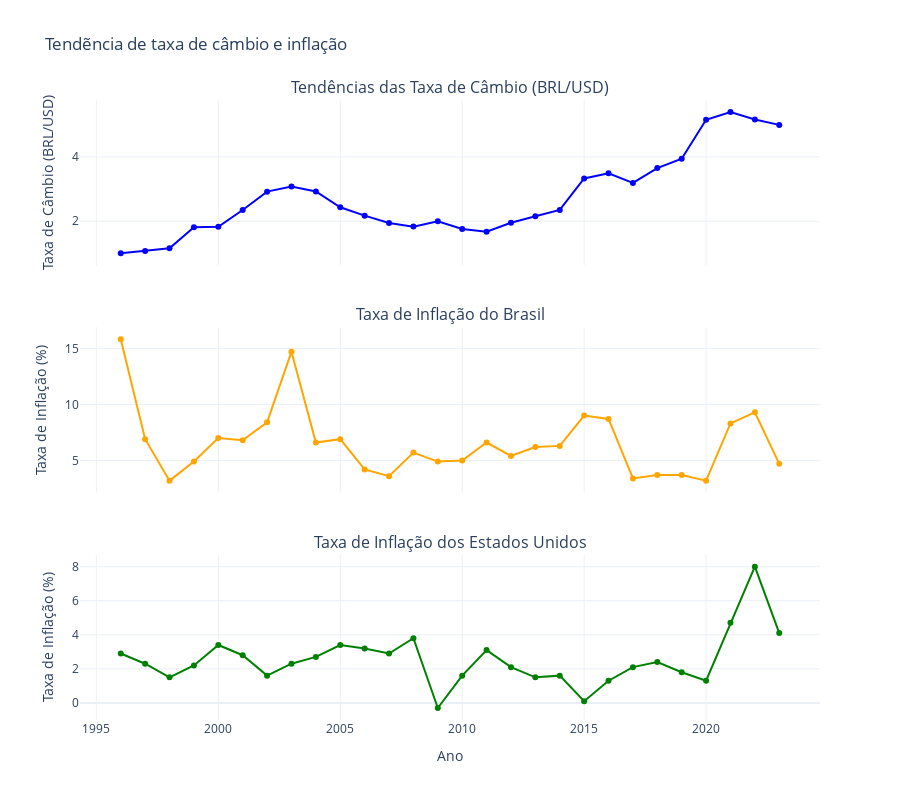

The notebook cell this image was saved under:
### Code cell
fig = make_subplots(
    rows=3, cols=1, shared_xaxes=True,
    vertical_spacing=0.1,
    subplot_titles=("Tendências das Taxa de Câmbio (BRL/USD)",
                    "Taxa de Inflação do Brasil",
                    "Taxa de Inflação dos Estados Unidos"))

fig.add_trace(go.Scatter(x=merged_df['Year'],
                          y=merged_df['Exchange Rate (BRL/USD)'],
                          mode='lines+markers',
                          marker=dict(color='blue'),
                          name='Taxa de Câmbio (BRL/USD)'),
                row=1, col=1)

fig.add_trace(go.Scatter(x=merged_df['Year'],
                          y=merged_df['Brazil Inflation Rate'],
                          mode='lines+markers',
                          marker=dict(color='orange'),
                          name='Taxa de Inflação da Brasil'),
               row=2, col=1)

fig.add_trace(go.Scatter(x=merged_df['Year'],
                          y=merged_df['United States Inflation Rate'],
                          mode='lines+markers',
                          marker=dict(color='green'),
                          name='Taxa de Inflação dos Estados Unidos'),
               row=3, col=1)

fig.update_layout(height=800,
                  width=900,
                  showlegend=False,
                  title_text="Tendẽncia de taxa de câmbio e inflação",
                  xaxis3_title="Ano",
                  template='plotly_white')

fig.update_yaxes(title_text="Taxa de Câmbio (BRL/USD)", row=1, col=1)
fig.update_yaxes(title_text="Taxa de Inflação (%)", row=2, col=1)
fig.update_yaxes(title_text="Taxa de Inflação (%)", row=3, col=1)

fig.show()

### Figure 1 — Plotly figure (JSON) as saved in the notebook; plotly's stock layout.template omitted (floating-point values rounded to 4 significant figures)
{"data": [{"marker": {"color": "blue"}, "mode": "lines+markers", "name": "Taxa de Câmbio (BRL/USD)", "type": "scatter", "x": [1996, 1997, 1998, 1999, 2000, 2001, 2002, 2003, 2004, 2005, 2006, 2007, 2008, 2009, 2010, 2011, 2012, 2013, 2014, 2015, 2016, 2017, 2018, 2019, 2020, 2021, 2022, 2023], "xaxis": "x", "y": [1.005, 1.078, 1.161, 1.815, 1.83, 2.35, 2.921, 3.078, 2.926, 2.435, 2.176, 1.948, 1.835, 1.998, 1.76, 1.675, 1.955, 2.158, 2.353, 3.332, 3.49, 3.192, 3.654, 3.945, 5.156, 5.395, 5.165, 4.995], "yaxis": "y"}, {"marker": {"color": "orange"}, "mode": "lines+markers", "name": "Taxa de Inflação da Brasil", "type": "scatter", "x": [1996, 1997, 1998, 1999, 2000, 2001, 2002, 2003, 2004, 2005, 2006, 2007, 2008, 2009, 2010, 2011, 2012, 2013, 2014, 2015, 2016, 2017, 2018, 2019, 2020, 2021, 2022, 2023], "xaxis": "x2", "y": [15.8, 6.9, 3.2, 4.9, 7, 6.8, 8.4, 14.7, 6.6, 6.9, 4.2, 3.6, 5.7, 4.9, 5, 6.6, 5.4, 6.2, 6.3, 9, 8.7, 3.4, 3.7, 3.7, 3.2, 8.3, 9.3, 4.7], "yaxis": "y2"}, {"marker": {"color": "green"}, "mode": "lines+markers", "name": "Taxa de Inflação dos Estados Unidos", "type": "scatter", "x": [1996, 1997, 1998, 1999, 2000, 2001, 2002, 2003, 2004, 2005, 2006, 2007, 2008, 2009, 2010, 2011, 2012, 2013, 2014, 2015, 2016, 2017, 2018, 2019, 2020, 2021, 2022, 2023], "xaxis": "x3", "y": [2.9, 2.3, 1.5, 2.2, 3.4, 2.8, 1.6, 2.3, 2.7, 3.4, 3.2, 2.9, 3.8, -0.3, 1.6, 3.1, 2.1, 1.5, 1.6, 0.1, 1.3, 2.1, 2.4, 1.8, 1.3, 4.7, 8, 4.1], "yaxis": "y3"}], "layout": {"annotations": [{"font": {"size": 16}, "showarrow": false, "text": "Tendências das Taxa de Câmbio (BRL/USD)", "x": 0.5, "xanchor": "center", "xref": "paper", "y": 1, "yanchor": "bottom", "yref": "paper"}, {"font": {"size": 16}, "showarrow": false, "text": "Taxa de Inflação do Brasil", "x": 0.5, "xanchor": "center", "xref": "paper", "y": 0.6333, "yanchor": "bottom", "yref": "paper"}, {"font": {"size": 16}, "showarrow": false, "text": "Taxa de Inflação dos Estados Unidos", "x": 0.5, "xanchor": "center", "xref": "paper", "y": 0.2667, "yanchor": "bottom", "yref": "paper"}], "height": 800, "showlegend": false, "title": {"text": "Tendẽncia de taxa de câmbio e inflação"}, "width": 900, "xaxis": {"anchor": "y", "autorange": true, "domain": [0, 1], "matches": "x3", "range": [1994.0, 2025.0], "showticklabels": false, "type": "linear"}, "xaxis2": {"anchor": "y2", "autorange": true, "domain": [0, 1], "matches": "x3", "range": [1994.0, 2025.0], "showticklabels": false, "type": "linear"}, "xaxis3": {"anchor": "y3", "autorange": true, "domain": [0, 1], "range": [1994.0, 2025.0], "title": {"text": "Ano"}, "type": "linear"}, "yaxis": {"anchor": "x", "autorange": true, "domain": [0.7333, 1], "range": [0.6318, 5.768], "title": {"text": "Taxa de Câmbio (BRL/USD)"}, "type": "linear"}, "yaxis2": {"anchor": "x2", "autorange": true, "domain": [0.3667, 0.6333], "range": [2.128, 16.87], "title": {"text": "Taxa de Inflação (%)"}, "type": "linear"}, "yaxis3": {"anchor": "x3", "autorange": true, "domain": [0, 0.2667], "range": [-1.006, 8.706], "title": {"text": "Taxa de Inflação (%)"}, "type": "linear"}}}
